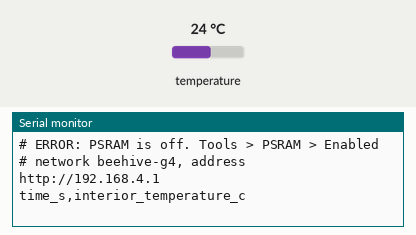
The sketch below on a simulated ESP32. Shown: the last lines printed to the serial monitor. The inputs (shaded band) are chosen by the test bench; at power-on: temperature 24 °C. Not simulated (calls return 0 or success): credentials.h.

Above: at 1.7 s.
1.8 s: temperature set to 12 °C
At 4.4 s:
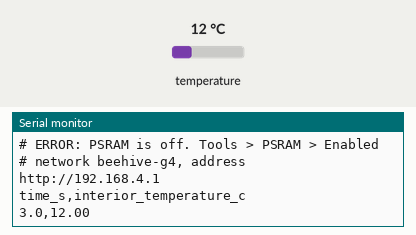
7.5 s: temperature set to 19 °C
At 10.2 s:
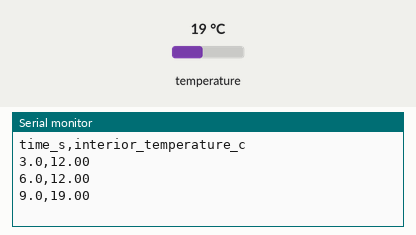
Timing chart, 0 to 11.7 s (numbered marks = the images above; inputs shaded):
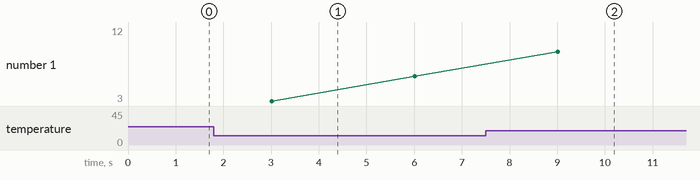

The sketch:

station_test.ino
```cpp
/*
  Station test on the ESP32-WROVER-DEV: OV2640 camera and DS18B20.

  Still without the card, the DS3231 and the AHT20. The board creates its own
  Wi-Fi network, and the computer fetches the photos through it:

    network:  beehive-g4
    password: the one in credentials.h
    photos:   http://192.168.4.1/        page that refreshes by itself
              http://192.168.4.1/photo   one 1280 x 720 JPEG photo
              http://192.168.4.1/temp    DS18B20 temperature, as text

  The serial port, at 115200, shows the CSV with the time since start-up and
  the interior temperature, every 3 s.

  DS18B20 wiring (flat face toward you, leads pointing down):
    left   -> GND
    middle -> GPIO 13, with 4.7 kOhm to 3V3
    right  -> 3V3

  Board in the Arduino IDE: "ESP32 Wrover Module", with PSRAM "Enabled".
  Libraries: OneWire and DallasTemperature.
  The camera uses the WROVER-KIT pin map, not the AI-Thinker one.
*/

#include "esp_camera.h"
#include <WiFi.h>
#include <WebServer.h>
#include <OneWire.h>
#include <DallasTemperature.h>

// The network password lives in credentials.h, which is not in the
// repository. Copy credentials.h.example as credentials.h and choose the
// password before uploading.
#include "credentials.h"

const char *NETWORK = "beehive-g4";

#define DS18B20_PIN 13
#define CSV_INTERVAL_MS 3000

// camera pin map on the WROVER-KIT
#define PWDN_GPIO_NUM  -1
#define RESET_GPIO_NUM -1
#define XCLK_GPIO_NUM  21
#define SIOD_GPIO_NUM  26
#define SIOC_GPIO_NUM  27
#define Y9_GPIO_NUM    35
#define Y8_GPIO_NUM    34
#define Y7_GPIO_NUM    39
#define Y6_GPIO_NUM    36
#define Y5_GPIO_NUM    19
#define Y4_GPIO_NUM    18
#define Y3_GPIO_NUM     5
#define Y2_GPIO_NUM     4
#define VSYNC_GPIO_NUM 25
#define HREF_GPIO_NUM  23
#define PCLK_GPIO_NUM  22

OneWire bus(DS18B20_PIN);
DallasTemperature sensors(&bus);
WebServer server(80);

float temperature = NAN;
unsigned long last_csv = 0;
bool conversion_requested = false;

bool start_camera() {
  camera_config_t c = {};
  c.ledc_channel = LEDC_CHANNEL_0;
  c.ledc_timer = LEDC_TIMER_0;
  c.pin_d0 = Y2_GPIO_NUM;
  c.pin_d1 = Y3_GPIO_NUM;
  c.pin_d2 = Y4_GPIO_NUM;
  c.pin_d3 = Y5_GPIO_NUM;
  c.pin_d4 = Y6_GPIO_NUM;
  c.pin_d5 = Y7_GPIO_NUM;
  c.pin_d6 = Y8_GPIO_NUM;
  c.pin_d7 = Y9_GPIO_NUM;
  c.pin_xclk = XCLK_GPIO_NUM;
  c.pin_pclk = PCLK_GPIO_NUM;
  c.pin_vsync = VSYNC_GPIO_NUM;
  c.pin_href = HREF_GPIO_NUM;
  c.pin_sccb_sda = SIOD_GPIO_NUM;
  c.pin_sccb_scl = SIOC_GPIO_NUM;
  c.pin_pwdn = PWDN_GPIO_NUM;
  c.pin_reset = RESET_GPIO_NUM;
  c.xclk_freq_hz = 20000000;
  c.pixel_format = PIXFORMAT_JPEG;
  c.frame_size = FRAMESIZE_HD;  // 1280 x 720, as in the station
  c.jpeg_quality = 12;          // 0 to 63; lower is better
  c.fb_count = 2;
  c.fb_location = CAMERA_FB_IN_PSRAM;
  c.grab_mode = CAMERA_GRAB_LATEST;  // always the newest frame

  if (!psramFound()) {
    Serial.println("# ERROR: PSRAM is off. Tools > PSRAM > Enabled");
    return false;
  }
  esp_err_t err = esp_camera_init(&c);
  if (err != ESP_OK) {
    Serial.printf("# ERROR: camera did not start (0x%x). Check the flat cable\n", err);
    return false;
  }
  return true;
}

void send_photo() {
  camera_fb_t *fb = esp_camera_fb_get();
  if (!fb) {
    server.send(503, "text/plain", "camera has no frame");
    return;
  }
  server.sendHeader("Cache-Control", "no-store");
  server.setContentLength(fb->len);
  server.send(200, "image/jpeg", "");
  server.client().write(fb->buf, fb->len);
  esp_camera_fb_return(fb);
}

void send_temperature() {
  server.send(200, "text/plain", isnan(temperature) ? "no reading" : String(temperature, 2));
}

void send_page() {
  server.send(200, "text/html",
    "<!doctype html><meta name=viewport content='width=device-width'>"
    "<title>beehive-g4</title><body style='margin:0;background:#111;color:#eee;font-family:sans-serif'>"
    "<p style='margin:8px'>Interior temperature: <b id=t>...</b> &deg;C</p>"
    "<img id=f style='width:100%'>"
    "<script>"
    "function photo(){var i=new Image();i.onload=function(){f.src=i.src;setTimeout(photo,200)};"
    "i.onerror=function(){setTimeout(photo,1000)};i.src='/photo?'+Date.now()}"
    "function temp(){fetch('/temp').then(r=>r.text()).then(x=>t.textContent=x)}"
    "photo();temp();setInterval(temp,3000)"
    "</script>");
}

void setup() {
  Serial.begin(115200);
  delay(500);

  sensors.begin();
  sensors.setResolution(12);
  sensors.setWaitForConversion(false);  // does not block the server during the 750 ms conversion
  if (sensors.getDeviceCount() == 0) {
    Serial.println("# WARNING: no DS18B20 on GPIO 13. Check the 4.7 kOhm resistor");
  }

  bool camera_ok = start_camera();

  WiFi.softAP(NETWORK, AP_PASSWORD);
  Serial.print("# network ");
  Serial.print(NETWORK);
  Serial.print(", address http://");
  Serial.println(WiFi.softAPIP());

  server.on("/", send_page);
  server.on("/temp", send_temperature);
  if (camera_ok) {
    server.on("/photo", send_photo);
  }
  server.begin();

  Serial.println("time_s,interior_temperature_c");
}

void loop() {
  server.handleClient();

  unsigned long now = millis();
  if (!conversion_requested && now - last_csv >= CSV_INTERVAL_MS - 800) {
    sensors.requestTemperatures();
    conversion_requested = true;
  }
  if (conversion_requested && now - last_csv >= CSV_INTERVAL_MS) {
    float t = sensors.getTempCByIndex(0);
    // -127 is the value the library returns when the sensor does not answer
    temperature = (t == DEVICE_DISCONNECTED_C) ? NAN : t;
    conversion_requested = false;
    last_csv = now;

    Serial.print(now / 1000.0, 1);
    Serial.print(",");
    if (isnan(temperature)) {
      Serial.println("");
    } else {
      Serial.println(temperature, 2);
    }
  }
}
```

Measured:
- after the input at 1.8 s, the serial monitor: prints a new line after 1.2 s (image 1)
- after the input at 7.5 s, the serial monitor: prints a new line after 1.5 s (image 2)
